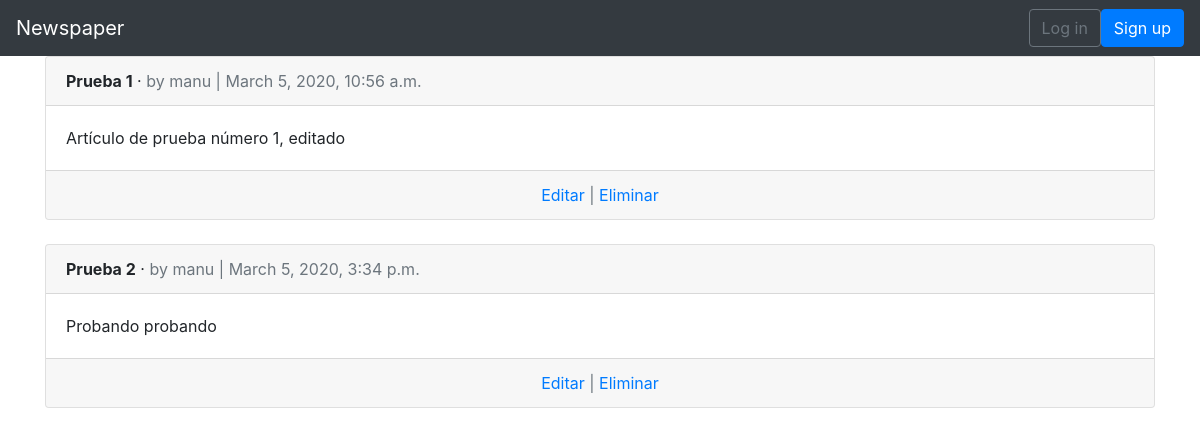
The app's page /articles/ with its own data.
### articles/models.py (models this page shows)
class Article(models.Model):
    title = models.CharField(max_length=255)
    body = models.TextField()
    date = models.DateTimeField(auto_now_add=True)
    author = models.ForeignKey(
        settings.AUTH_USER_MODEL,
        on_delete=models.CASCADE,
    )

### users/models.py (models this page shows)
class CustomUser(AbstractUser):
    age = models.PositiveIntegerField(default=0)

### articles/views.py (the view)
# urls.py: path('', views.ArticleListView.as_view(), name='article_list'),
class ArticleListView(ListView):
    model = models.Article
    template_name = 'article_list.html'
    login_url = 'login'

### templates/article_list.html (shortened to what this page needs)
{% extends 'base.html' %}
{% block content %}
{% for article in object_list %}
<div class="card">
    <div class="card-header">
        <span class="font-weight-bold">{{ article.title }}</span> &middot;
        <span class="text-muted">by {{ article.author }} | {{ article.date }}</span>
    </div>
    <div class="card-body">
        {{ article.body }}
    </div>
    <div class="card-footer text-center text-muted">
        <a href="{% url 'article_edit' article.pk %}">Editar</a> |
        <a href="{% url 'article_delete' article.pk %}">Eliminar</a>
    </div>
</div>
<br />
{% endfor %}
{% endblock content %}

### records on screen
Article: title "Prueba 1", author "manu", date "March 5, 2020, 10:56 a.m.", body "Artículo de prueba número 1, editado"
Article: title "Prueba 2", author "manu", date "March 5, 2020, 3:34 p.m.", body "Probando probando"
